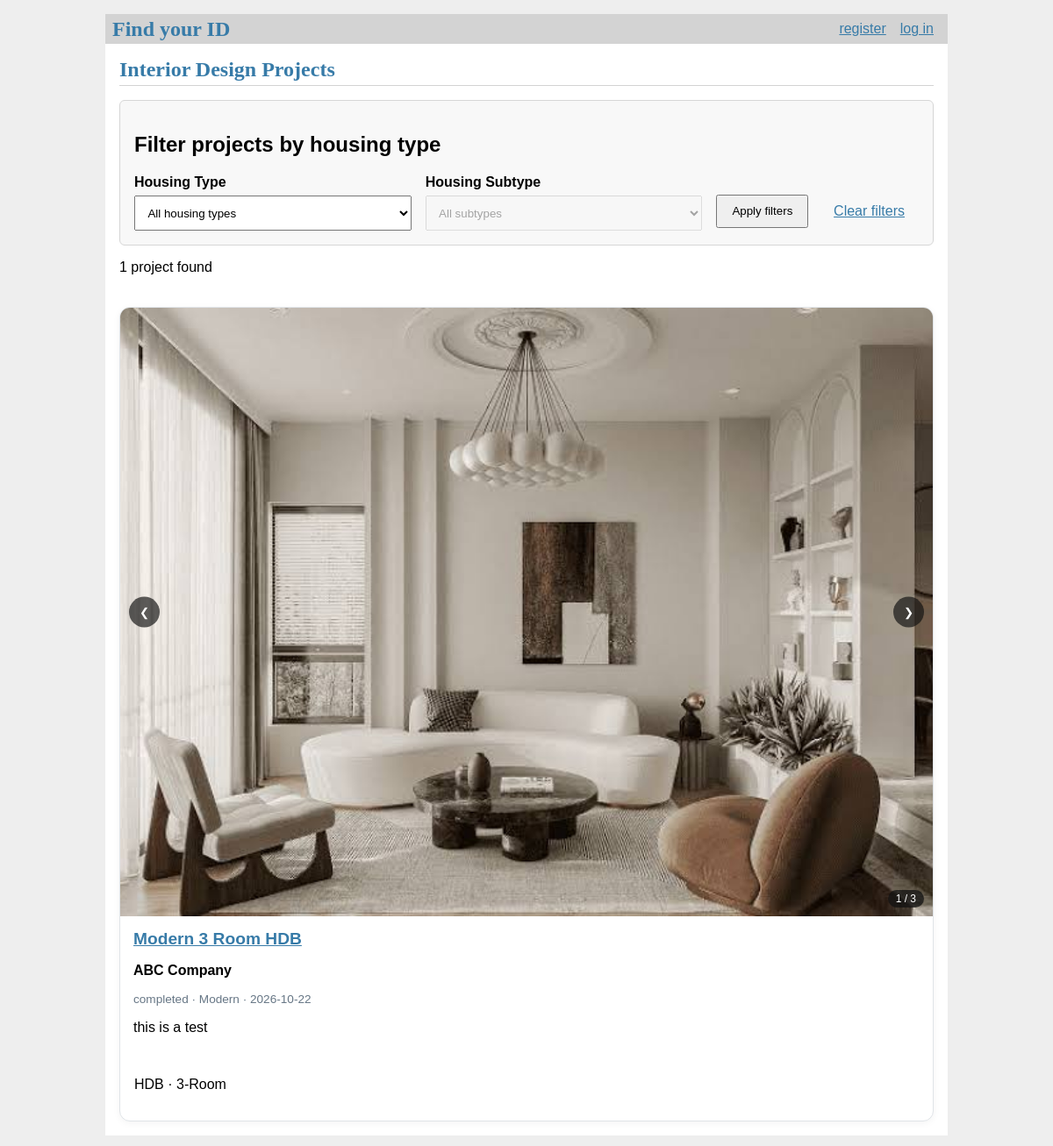
The page / on the database its author committed.
### tables this page shows
CREATE TABLE idp_media(
    mediaID integer primary key autoincrement,
    idp_id integer not null,
    link text not null,        -- random name on disk
    created timestamp not null default current_timestamp,
    foreign key (idp_id) references idp (id) on delete cascade
);

CREATE TABLE idp(
    id integer primary key autoincrement,
    designer_id integer not null,
    title text not null,
    description text,
    propertyType text not null,
    price integer not null check (price >= 0), -- whole dollars (SGD)
    status text not null default 'completed'
        check (status in ('ongoing', 'completed')),
    created timestamp not null default current_timestamp, property_subtype_id INTEGER REFERENCES property_subtype(id),
    foreign key (designer_id) references designer (userID)
);

CREATE TABLE company(
    companyID integer primary key autoincrement,
    companyName text not null,
    companyLine text unique not null,
    companyEmail text
);

### idfinder/boundaries/home.py (the view)
    @bp.route('/')
    def index():
        selected_type = request.args.get('property_type', '').strip()
        selected_subtype = request.args.get('property_subtype_id', '').strip()
        housing_types, housing_subtypes = SearchController.options()
        error = None
        try:
            projects = SearchController.search(selected_type, selected_subtype)
        except ValidationError as exc:
            projects = []
            error = str(exc)
        return render_template(
            'home/index.html', idps=projects,
            housing_types=housing_types, housing_subtypes=housing_subtypes,
            selected_type=selected_type, selected_subtype=selected_subtype,
            filter_error=error,
        ), 400 if error else 200

### idfinder/boundaries/auth.py (called while the page is built)
    @bp.before_app_request
    def load_logged_in_user():
        user_id = session.get('user_id')
        if user_id is None:
            g.user = None
        else:
            g.user = auth_control.get_user(user_id)  # g.user lasts for the length of the request

### idfinder/controller/search_controller.py (called while the page is built, shortened)
    @staticmethod
    def options():
        return Housing.types(), Housing.subtypes()

    @staticmethod
    def search(property_type='', property_subtype_id=''):
        property_type = (property_type or '').strip()
        if property_type and Housing.find_type(property_type) is None:
            raise ValidationError('Please choose a valid housing type.')
        subtype_id = None
        return IDP.find_all_with_images(property_type, subtype_id)

### idfinder/db.py (called while the page is built)
def get_db(): #called when app has been created and is handling a request
    if 'db' not in g:
        g.db = sqlite3.connect( #establishes connection to the file pointed by DATABASE in create_app in __init__.py
            current_app.config['DATABASE'],
            detect_types=sqlite3.PARSE_DECLTYPES
        )
        g.db.row_factory = sqlite3.Row #tells the connection to return rows that behave like dicts --> columns can be accessed by name
    return g.db

### idfinder/entities/housing.py (called while the page is built)
    @staticmethod
    def types():
        return [dict(r) for r in get_db().execute(
            'SELECT id, code, name FROM property_type ORDER BY id')]

    @staticmethod
    def subtypes():
        return [dict(r) for r in get_db().execute(
            'SELECT s.id, s.property_type_id, s.name, t.code AS type_code '
            'FROM property_subtype s JOIN property_type t ON t.id = s.property_type_id '
            'ORDER BY t.id, s.id')]

### idfinder/entities/idp.py (called while the page is built)
    @staticmethod
    def find_all_with_images(property_type='', property_subtype_id=None):
        projects = [dict(item) for item in IDP.find_all(property_type, property_subtype_id)]
        if not projects:
            return projects
        ids = [project['id'] for project in projects]
        placeholders = ','.join('?' for _ in ids)
        images = get_db().execute(
            f'SELECT idp_id, link FROM idp_media '
            f'WHERE idp_id IN ({placeholders}) ORDER BY mediaID',
            ids
        ).fetchall()
        lookup = {project_id: [] for project_id in ids}
        for item in images:
            lookup[item['idp_id']].append(dict(item))
        for project in projects:
            project['images'] = lookup[project['id']]
        return projects

### idfinder/templates/home/index.html (shortened to what this page needs)
{% extends 'base.html' %}
{% block header %}
  <h1>{% block title %}Interior Design Projects{% endblock %}</h1>
{% endblock %}
{% block content %}
<link rel="stylesheet" href="{{ url_for('static', filename='housing.css') }}">
<form method="get" action="{{ url_for('home.index') }}" class="housing-filter" data-housing-selects>
  <h2>Filter projects by housing type</h2>
  <div class="housing-fields">
    <div class="housing-field">
      <label for="filter-type">Housing Type</label>
      <select id="filter-type" name="property_type" data-housing-type>
        <option value="">All housing types</option>
      </select>
    </div>
    <div class="housing-field">
      <label for="filter-subtype">Housing Subtype</label>
      <select id="filter-subtype" name="property_subtype_id" data-housing-subtype data-placeholder="All subtypes">
        <option value="">All subtypes</option>
      </select>
    </div>
    <div class="housing-actions">
      <button type="submit">Apply filters</button>
      <a href="{{ url_for('home.index') }}">Clear filters</a>
    </div>
  </div>
</form>
<p aria-live="polite">{{ idps|length }} project{{ '' if idps|length == 1 else 's' }} found</p>
<div class="project-grid">
  {% for idp in idps %}
    <article class="project-card">
      <div class="project-carousel"
           data-carousel
           aria-label="Images for {{ idp['title'] }}">
        {% if idp['images'] %}
          {% for img in idp['images'] %}
            <img
              class="project-slide{% if loop.first %} active{% endif %}"
              src="{{ url_for('static', filename='uploads/' + img['link']) }}"
              alt="{{ img['caption'] or idp['title'] }}"
              loading="lazy"
            >
          {% endfor %}
          {% if idp['images']|length > 1 %}
            <button
              type="button"
              class="carousel-arrow carousel-prev"
              data-direction="-1"
              aria-label="Previous image">
              &#10094;
            </button>
            <button
              type="button"
              class="carousel-arrow carousel-next"
              data-direction="1"
              aria-label="Next image">
              &#10095;
            </button>
            <span class="carousel-counter" aria-live="polite">
              1 / {{ idp['images']|length }}
            </span>
          {% endif %}
        {% else %}
          <div class="project-no-image">
            No images uploaded
          </div>
        {% endif %}
      </div>
      <div class="project-info">
        <h2>
          <a href="{{ url_for('home.project_detail', idp_id=idp['id']) }}">
            {{ idp['title'] }}
          </a>
        </h2>
        <p class="project-designer">
          {{ idp['company_name'] or idp['designer_name'] }}
        </p>
        <p class="project-meta">
          {{ idp['status'] }}
          {% if idp['category_names'] %}
            · {{ idp['category_names'] }}
          {% endif %}
          · {{ (idp['created']|string)[:10] }}
        </p>
        <p>
          {{ idp['description'] or '' }}
        </p>
      </div>
      <p class="housing-project-meta">{{ 'Condominium' if idp['propertyType'] == 'Condo' else idp['propertyType'] }}
        {% if idp['property_subtype_name'] %} &middot; {{ idp['property_subtype_name'] }}{% endif %}</p>
    </article>
  {% else %}
    <p>No matching projects. Try another housing type or clear the filters.</p>
  {% endfor %}
</div>
{% endblock %}

### idfinder/templates/base.html (shortened to what this page needs)
<!DOCTYPE html>
<link rel="stylesheet" href="{{url_for('static', filename='style.css')}}">
<nav>
    <h1>Find your ID</h1>
    <ul>
        {% if g.user %}
            <li><span>{{g.user['name']}}</span></li>
            {% if g.user['Usertype'] == 'platform' %}
              <li><a href="{{url_for('platform.dashboard')}}">Manager Dashboard</a></li>
            {% endif %}
            <li><a href="{{url_for('auth.log_out_user')}}">log out</a></li>
        {% else %}
            <li><a href="{{url_for('auth.register')}}">register</a></li>
            <li><a href="{{url_for('auth.login')}}">log in</a></li>
        {% endif %}
    </ul>
</nav>
<section class="content">
    <header>
        {% block header %}{% endblock %}
    </header>
    {% block content %}{% endblock %}
</section>

### idfinder/static/style.css (style rules this page uses)
h1 { font-family: serif; color: #377ba8; margin: 1rem 0; }
a { color: #377ba8; }
nav { background: lightgray; display: flex; align-items: center; padding: 0 0.5rem; }
nav h1 { flex: auto; margin: 0; }
nav ul { display: flex; list-style: none; margin: 0; padding: 0; }
nav ul li a, nav ul li span, header .action { display: block; padding: 0.5rem; }
.content { padding: 0 1rem 1rem; }
.content > header { border-bottom: 1px solid lightgray; display: flex; align-items: flex-end; }
.content > header h1 { flex: auto; margin: 1rem 0 0.25rem 0; }
.content:last-child { margin-bottom: 0; }
.content form { margin: 1em 0; display: flex; flex-direction: column; }
.content label { font-weight: bold; margin-bottom: 0.5em; }
.project-grid { display: grid; grid-template-columns: repeat(auto-fit, minmax(min(100%, 270px), 1fr)); gap: 20px; padding-top: 20px; }
.project-card { border: 1px solid #e0e4e8; border-radius: 12px; background: white; overflow: hidden; box-shadow: 0 2px 8px #0000000c; }
.project-carousel { position: relative; width: 100%; aspect-ratio: 4 / 3; background: #edf0f2; overflow: hidden; }
.project-slide { width: 100%; height: 100%; object-fit: cover; display: block; }
.carousel-arrow { position: absolute; top: 50%; transform: translateY(-50%); background: #111a; color: white; border: none; border-radius: 50%; width: 35px; height: 35px; cursor: pointer; }
.carousel-prev { left: 10px; }
.carousel-next { right: 10px; }
.carousel-counter { position: absolute; bottom: 10px; right: 10px; color: white; background: #111b; border-radius: 15px; padding: 3px 9px; font-size: 12px; }
.project-info { padding: 15px; }
.project-info h2 { font-size: 1.2rem; margin: 0 0 6px; }
.project-designer { font-weight: 600; }
.project-meta { color: #667685; font-size: .85rem; }

### idfinder/static/housing.css (style rules this page uses)
.housing-filter { margin: 1rem 0 1.5rem; padding: 1rem; border: 1px solid #d6d6d6; border-radius: 6px; background: #f8f8f8; }
.housing-fields { display: flex; gap: 1rem; flex-wrap: wrap; align-items: flex-end; }
.housing-field { flex: 1 1 210px; }
.housing-field label { display: block; margin-bottom: .4rem; font-weight: bold; }
.housing-field select { width: 100%; padding: .65rem; }
.housing-actions { display: flex; gap: .8rem; align-items: center; padding-bottom: .2rem; }
.housing-actions button, .housing-actions a { padding: .6rem 1rem; }
.housing-project-meta { padding: 0 1rem 1rem; }

### rows shown on the page
idp: images|length "3", title "Modern 3 Room HDB", companyName "ABC Company", status "completed", category_names "Modern", created "2026-10-22", description "this is a test", propertyType "HDB", property_subtype_name "3-Room"
idp_media: link (picture)

### other values the page prints
{{ idps|length }} "1"
